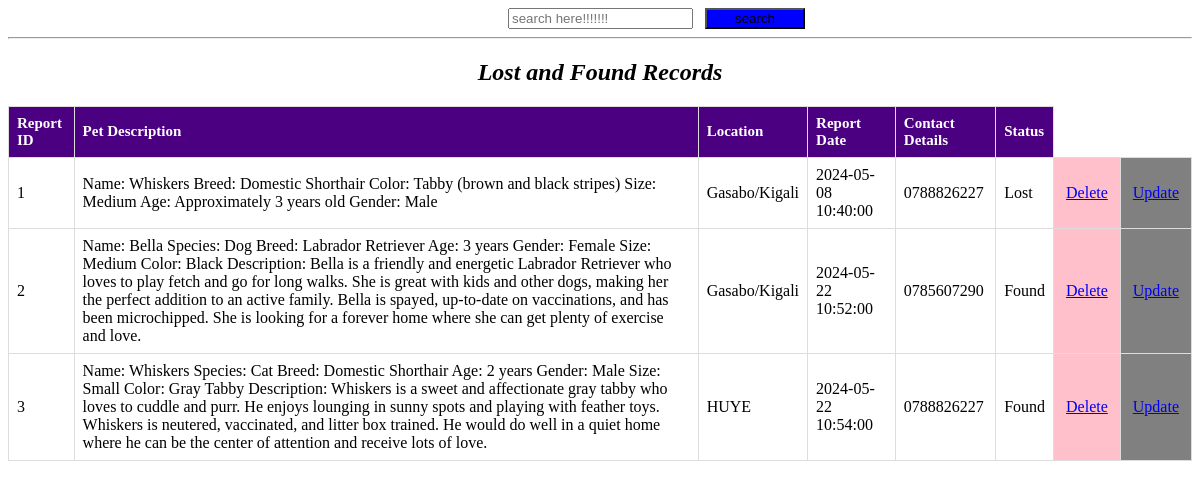
/lostandfoundsearch.php, run on the app's committed database.
### tables this page shows
CREATE TABLE `lost_and_found` (
  `report_id` int(11) NOT NULL,
  `pet_description` text NOT NULL,
  `location` varchar(255) NOT NULL,
  `report_date` datetime NOT NULL,
  `contact_details` varchar(255) NOT NULL,
  `status` enum('Lost','Found') NOT NULL
);

### lostandfoundsearch.php (the view, shortened to what this page needs)
<!DOCTYPE html>
<html>
<head>
</head>
<body>
<div style="margin-left: 500px;"><form action="lostandfoundsearch.php" method="GET">
      <input type="search" name="query" placeholder="search here!!!!!!!">&nbsp;&nbsp;&nbsp;<button type="submit" style="background-color: blue;width: 100px;">search</button>
    </form></div>
<hr>
    <center>
    <h2><i>Lost and Found Records</i></h2>
    </center>
    <table>
        <tr>
            <th>Report ID</th>
            <th>Pet Description</th>
            <th>Location</th>
            <th>Report Date</th>
            <th>Contact Details</th>
            <th>Status</th>
        </tr><?php
   require_once 'dbconnection.php';
    if(isset($_GET['query']) && !empty($_GET['query'])) {
        $search_query = $connection->real_escape_string($_GET['query']);
        $sql = "SELECT * FROM Lost_and_Found WHERE report_id LIKE '%$search_query%' OR location LIKE '%$search_query%' OR report_date LIKE '%$search_query%' OR contact_details LIKE '%$search_query%' OR status LIKE '%$search_query%'";
    } else {
        $sql = "SELECT * FROM Lost_and_Found";
    }
    $result = $connection->query($sql);
    if ($result->num_rows > 0) {
        while ($row = $result->fetch_assoc()) {
            $pid = $row['report_id'];
            echo "<tr>
                <td>" . $row['report_id'] . "</td>
                <td>" . $row['pet_description'] . "</td>
                <td>" . $row['location'] . "</td>
                <td>" . $row['report_date'] . "</td>
                <td>" . $row['contact_details'] . "</td>
                <td>" . $row['status'] . "</td>
                <td style='background-color:pink'><a style='padding:4px' href='deletelostandfound.php?id=$pid'>Delete</a></td>
                <td style='background-color:grey'><a style='padding:4px' href='updatelostandfound.php?id=$pid'>Update</a></td>
            </tr>";
        }
    } else {
        echo "<tr><td colspan='6'>No records found</td></tr>";
    }
?>

### lostandfoundsearch.php (style rules this page uses)
table { width: 100%; border-collapse: collapse; }
th, td { border: 1px solid #ddd; padding: 8px; text-align: left; }
th { background-color: indigo; color: white; font-size: 15px; }

### data on the page
lost_and_found: report_id "1", pet_description "Name: Whiskers Breed: Domestic Shorthair Color: Tabby (brown and black stripes) Size: Medium Age: Approximately 3 years old Gender: Male", location "Gasabo/Kigali", report_date "2024-05-08 10:40:00", contact_details "0788826227", status "Lost"
lost_and_found: report_id "2", pet_description "Name: Bella Species: Dog Breed: Labrador Retriever Age: 3 years Gender: Female Size: Medium Color: Black Description: Bella is a friendly and energetic Labrador Retriever who loves to play fetch and go for long walks. She is great with kids and other dogs, making her the perfect addition to an active family. Bella is spayed, up-to-date on vaccinations, and has been microchipped. She is looking for a forever home where she can get plenty of exercise and love.", location "Gasabo/Kigali", report_date "2024-05-22 10:52:00", contact_details "0785607290", status "Found"
lost_and_found: report_id "3", pet_description "Name: Whiskers Species: Cat Breed: Domestic Shorthair Age: 2 years Gender: Male Size: Small Color: Gray Tabby Description: Whiskers is a sweet and affectionate gray tabby who loves to cuddle and purr. He enjoys lounging in sunny spots and playing with feather toys. Whiskers is neutered, vaccinated, and litter box trained. He would do well in a quiet home where he can be the center of attention and receive lots of love.", location "HUYE", report_date "2024-05-22 10:54:00", contact_details "0788826227", status "Found"
